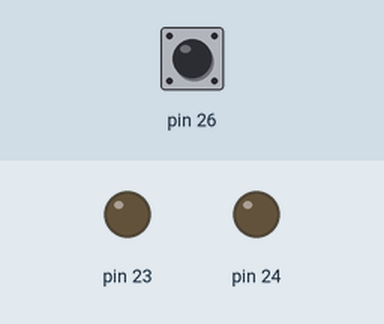
The program below on a simulated Arduino Mega 2560, built with avr-gcc and run on an emulated ATmega2560. On the bench: output pins drawn as LEDs (lit = HIGH). The test bench sets the inputs (shaded band); at power-on: pin 26 HIGH. Random numbers use the default seed unless the program sets one.

Above: at 1.2 s.
1.3 s: pin 26 pulled LOW for 1 s
At 1.54 s:
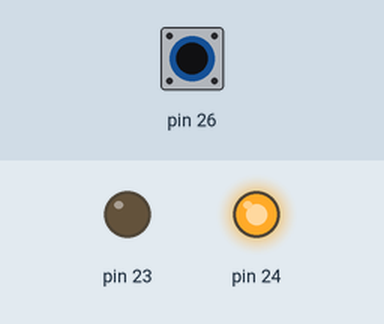
3.8 s: pin 26 pulled LOW for 3.2 s
At 4.04 s:
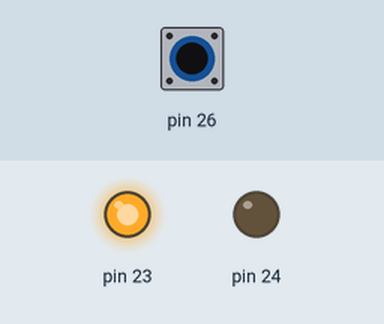
Timing chart, 0 to 8.5 s (numbered marks = the images above; inputs shaded):
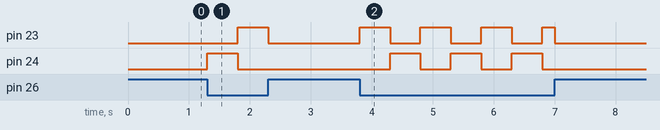

Measured:
- after the input at 1.3 s, pin 23: LOW → HIGH after 0.50 s, → LOW 0.50 s later; pin 24: LOW → HIGH at once, → LOW 0.50 s later
- after the input at 3.8 s, pin 23: goes 3 × (HIGH 0.50 s, LOW 0.50 s), HIGH 0.20 s, then LOW, starting at once; pin 24: alternates HIGH for 0.50 s and LOW for 0.50 s, 6 changes in all, then stays LOW, starting after 0.50 s

The program:

main.cpp
```cpp
#include <Arduino.h>

#include "flashOneLed.cpp"
#include "flashTwoLedsSwitch.cpp"
#include "flashTwoLedsSensors.cpp"
#include "turnOutSolinoidButton.cpp"
#include "turnOutSolinoidSwitch.cpp"
#include "singleThreeAspectSignal.cpp"
#include "fireLed.cpp"

/*
fireLed campFire;

void setup() {
    campFire.setLedPin1(22);
    campFire.setLedPin2(23);
    campFire.setLedPin3(24);
}

void loop() {
    campFire.loop();
}
*/

/*
flashOneLed flashLed;

void setup() {
    flashLed.setLedPin(22);
    flashLed.setOnDuration(500);    // Optional
    flashLed.setOffDuration(1000);  // Optional
}

void loop() {
    flashLed.loop();
}
*/


flashTwoLedsSwitch flashSwitch;

void setup() {
    flashSwitch.setLedPins(23, 24);
    flashSwitch.setSwitchPin(26);
    flashSwitch.setFlashDuration(500); // Optional
}

void loop() {
    flashSwitch.loop();
}


/*
flashTwoLedsSensors flashSensors;

void setup() {
    flashSensors.setLedPins(23, 24);
    flashSensors.setSensor1Pin(26);
    flashSensors.setSensor2Pin(0);       // Optional
    flashSensors.setSensor3Pin(0);       // Optional
    flashSensors.setSensor4Pin(0);       // Optional
    flashSensors.setFlashDuration(500);  // Optional
    flashSensors.setTurnOffDelay(2000);  // Optional
}

void loop() {
  flashSensors.loop();
}
*/

/*
turnOutSolinoidButton turnOutButton;

void setup() {
    turnOutButton.setLedPin(22);
    turnOutButton.setButtonPin(26);
    turnOutButton.setSolinoidPins(23,24);
}

void loop() {
    turnOutButton.loop();
}
*/

/*
turnOutSolinoidSwitch turnOutSwitch;

void setup() {
    turnOutSwitch.setLedPin(22);
    turnOutSwitch.setSwitchPin(26);
    turnOutSwitch.setSolinoidPins(23,24);
}

void loop() {
    turnOutSwitch.loop();
}
*/
```

threeAspect.cpp
```cpp
#include <Arduino.h>

class threeAspect
{

	int ledPinGreen;       // the number of the Green LED pin
    int ledPinYellow;      // the number of the Yellow LED pin
    int ledPinRed;         // the number of the Red LED pin

    int ledOn;             // to allow common anode or common cathode operation
    int ledOff;            // to allow common anode or common cathode operation

  public:

    threeAspect()
    {
        // Default this 3 aspect signal to common anode
        ledOn = LOW;
        ledOff = HIGH;
    }

    void setLedsCommonCathode() {
        ledOn = HIGH;
        ledOff = LOW;
    }

    void setPins(int _ledPinGreen,
                 int _ledPinYellow,
                 int _ledPinRed)
    {
        ledPinGreen = _ledPinGreen;
        pinMode(ledPinGreen, OUTPUT);
        ledPinYellow = _ledPinYellow;
        pinMode(ledPinYellow, OUTPUT);
        ledPinRed = _ledPinRed;
        pinMode(ledPinRed, OUTPUT);
        setGreen();
    }

    void setGreen()
    {
        digitalWrite(ledPinGreen, ledOn);
        digitalWrite(ledPinYellow, ledOff);
        digitalWrite(ledPinRed, ledOff);
    }

    void setYellow()
    {
        digitalWrite(ledPinGreen, ledOff);
        digitalWrite(ledPinYellow, ledOn);
        digitalWrite(ledPinRed, ledOff);
    }

    void setRed()
    {
        digitalWrite(ledPinGreen, ledOff);
        digitalWrite(ledPinYellow, ledOff);
        digitalWrite(ledPinRed, ledOn);
    }

    void setAllOff()
    {
        digitalWrite(ledPinGreen, ledOff);
        digitalWrite(ledPinYellow, ledOff);
        digitalWrite(ledPinRed, ledOff);
    }

};
```

twoAspect.cpp
```cpp
#include <Arduino.h>

class twoAspect
{

	int ledPinGreen;       // the number of the Green LED pin
    int ledPinRed;         // the number of the Red LED pin

    int ledOn;             // to allow common anode or common cathode operation
    int ledOff;            // to allow common anode or common cathode operation

  public:

    twoAspect()
    {
        // Default this 2 aspect signal to common anode
        ledOn = LOW;
        ledOff = HIGH;
    }

    void setLedsCommonCathode() {
        ledOn = HIGH;
        ledOff = LOW;
    }

    void setPins(int _ledPinGreen,
                 int _ledPinRed)
    {
        ledPinGreen = _ledPinGreen;
        pinMode(ledPinGreen, OUTPUT);
        ledPinRed = _ledPinRed;
        pinMode(ledPinRed, OUTPUT);
        setGreen();
    }

    void setGreen()
    {
        digitalWrite(ledPinGreen, ledOn);
        digitalWrite(ledPinRed, ledOff);
    }

    void setYellow()
    {
        digitalWrite(ledPinGreen, ledOff);
        digitalWrite(ledPinRed, ledOff);
    }

    void setRed()
    {
        digitalWrite(ledPinGreen, ledOff);
        digitalWrite(ledPinRed, ledOn);
    }

    void setAllOff()
    {
        digitalWrite(ledPinGreen, ledOff);
        digitalWrite(ledPinRed, ledOff);
    }

};
```

fireLed.cpp
```cpp
#include <Arduino.h>

// LED Fire Effect
// Wire up 3 LED's. Use 2 x Diffused Yellow and 1 x Diffused RED

class fireLed
{

    int ledPin1;
    int ledPin2;
    int ledPin3;

    unsigned long flickerTime;     // milliseconds of on-timeß
    unsigned long previousMillis;  // will store last time LED was updated

  public:

    fireLed()
    {
        flickerTime = 100;
        previousMillis = 0;
    }

    void setLedPin1(int _ledPin1)
    {
        ledPin1 = _ledPin1;
        pinMode(ledPin1, OUTPUT);
    }

    void setLedPin2(int _ledPin2)
    {
        ledPin2 = _ledPin2;
        pinMode(ledPin2, OUTPUT);
    }

    void setLedPin3(int _ledPin3)
    {
        ledPin3 = _ledPin3;
        pinMode(ledPin3, OUTPUT);
    }

    void loop() {

        // check to see if it's time to change the state of the LED
        unsigned long currentMillis = millis();

        if(currentMillis - previousMillis >= flickerTime) {

            analogWrite(ledPin1, random(120)+135);
            analogWrite(ledPin2, random(120)+135);
            analogWrite(ledPin3, random(120)+135);

            previousMillis = currentMillis;   // Remember the time
        }

    }

private:


};
```

flashOneLed.cpp
```cpp
#include <Arduino.h>

class flashOneLed
{

	int ledPin;               // the number of the LED pin
	unsigned long onTime;     // milliseconds of on-time
	unsigned long offTime;    // milliseconds of off-time

	int ledState;             	    // ledState used to set the LED
	unsigned long previousMillis;  	// will store last time LED was updated

  public:

    flashOneLed()
    {
        onTime = 500;
        offTime = 2000;

        ledState = LOW;
        previousMillis = 0;
    }

    void setLedPin(int _ledPin)
    {
        ledPin = _ledPin;
        pinMode(ledPin, OUTPUT);
    }

    void setOnDuration(int _onTime)
    {
        onTime = _onTime;
    }

    void setOffDuration(int _offTime)
    {
        offTime = _offTime;
    }

    void loop()
    {
        // check to see if it's time to change the state of the LED
        unsigned long currentMillis = millis();

        if((ledState == HIGH) && (currentMillis - previousMillis >= onTime))
        {
            swapLedState(currentMillis);
        }
        else if ((ledState == LOW) && (currentMillis - previousMillis >= offTime))
        {
            swapLedState(currentMillis);
        }
    }

private:

    void swapLedState(unsigned long currentMillis)
    {
        ledState = !(ledState);           // swap the LED state
        previousMillis = currentMillis;   // Remember the time
        digitalWrite(ledPin, ledState);	  // Update the actual LED
    }

};
```

flashTwoLedsSensors.cpp
```cpp
#include <Arduino.h>

class flashTwoLedsSensors
{

	int ledPin1;               // the number of the first LED pin
	int ledPin2;               // the number of the second LED pin
	int sensor1Pin;            // the number of the first sensor pin
	int sensor2Pin;            // the number of the second sensor pin
    int sensor3Pin;            // the number of the third sensor pin
    int sensor4Pin;            // the number of the fourth sensor pin
	unsigned long duration;    // milliseconds of duration to flash
    unsigned long delay;       // milliseconds of delay to end flashing

    int flashingState;
    int ledOneState;                        // which LED is currently on.
    int previousSensor1State;               // Allows tracking if the senor 1 state has changed
    int previousSensor2State;               // Allows tracking if the senor 2 state has changed
    int previousSensor3State;               // Allows tracking if the senor 3 state has changed
    int previousSensor4State;               // Allows tracking if the senor 4 state has changed
	unsigned long previousLedChangedMillis; // will store last time LED was toggled
    unsigned long flashLedsUntilMillis;     // will store last time LED was toggled

  public:

    flashTwoLedsSensors()
    {
        sensor2Pin = 0;
        sensor3Pin = 0;
        sensor4Pin = 0;
        duration = 500;
        delay = 2000;
        flashingState = LOW;
        ledOneState = HIGH;
        previousLedChangedMillis = 0;
        flashLedsUntilMillis = 0;
    }

    void setLedPins(int _ledPin1,
                    int _ledPin2)
    {
        ledPin1 = _ledPin1;
        ledPin2 = _ledPin2;
        pinMode(ledPin1, OUTPUT);
        pinMode(ledPin2, OUTPUT);
    }

    void setSensor1Pin(int _sensor1Pin)
    {
        sensor1Pin = _sensor1Pin;
        pinMode(sensor1Pin, INPUT_PULLUP);
        previousSensor1State = digitalRead(sensor1Pin);
    }

    void setSensor2Pin(int _sensor2Pin)
    {
        sensor2Pin = _sensor2Pin;
        if (sensor2Pin != 0){
            pinMode(sensor2Pin, INPUT_PULLUP);
            previousSensor2State = digitalRead(sensor2Pin);
        }
    }

    void setSensor3Pin(int _sensor3Pin)
    {
        sensor3Pin = _sensor3Pin;
        if (sensor3Pin != 0){
            pinMode(sensor3Pin, INPUT_PULLUP);
            previousSensor3State = digitalRead(sensor3Pin);
        }
    }

    void setSensor4Pin(int _sensor4Pin)
    {
        sensor4Pin = _sensor4Pin;
        if (sensor4Pin != 0){
            pinMode(sensor4Pin, INPUT_PULLUP);
            previousSensor4State = digitalRead(sensor4Pin);
        }
    }

    void setFlashDuration(unsigned long _duration)
    {
        duration = _duration;
    }

    void setTurnOffDelay(unsigned long _delay)
    {
        delay = _delay;
    }

    void loop()
    {
        unsigned long currentMillis = millis();

        int currentSensor1State = digitalRead(sensor1Pin);
        if (currentSensor1State == HIGH && previousSensor1State == LOW)
        {
            previousSensor1State = HIGH;
        }
        if (currentSensor1State == LOW && previousSensor1State == HIGH)
        {
            previousSensor1State = LOW;
            flashLedsUntilMillis =  currentMillis + delay;
        }

        if (sensor2Pin != 0){
            int currentSensor2State = digitalRead(sensor2Pin);
            if (currentSensor2State == HIGH && previousSensor2State == LOW)
            {
                previousSensor2State = HIGH;
            }
            if (currentSensor2State == LOW && previousSensor2State == HIGH)
            {
                previousSensor2State = LOW;
                flashLedsUntilMillis =  currentMillis + delay;
            }
        }

        if (sensor3Pin != 0){
            int currentSensor3State = digitalRead(sensor3Pin);
            if (currentSensor3State == HIGH && previousSensor3State == LOW)
            {
                previousSensor3State = HIGH;
            }
            if (currentSensor3State == LOW && previousSensor3State == HIGH)
            {
                previousSensor3State = LOW;
                flashLedsUntilMillis =  currentMillis + delay;
            }
        }

        if (sensor4Pin != 0){
            int currentSensor4State = digitalRead(sensor4Pin);
            if (currentSensor4State == HIGH && previousSensor4State == LOW)
            {
                previousSensor4State = HIGH;
            }
            if (currentSensor4State == LOW && previousSensor4State == HIGH)
            {
                previousSensor4State = LOW;
                flashLedsUntilMillis =  currentMillis + delay;
            }
        }

        if (currentMillis <= flashLedsUntilMillis)
        {
            // Keep the LEDs flashing
            if (currentMillis - previousLedChangedMillis >= duration)
            {
                if (ledOneState == HIGH)
                {
                    ledOneState = LOW;  // turn off first LED
                    digitalWrite(ledPin1, LOW);     // Update the actual LED1
                    digitalWrite(ledPin2, HIGH);    // Update the actual LED2
                }
                else if (ledOneState == LOW)
                {
                    ledOneState = HIGH;  // turn on First LED
                    digitalWrite(ledPin1, HIGH);    // Update the actual LED1
                    digitalWrite(ledPin2, LOW);     // Update the actual LED2
                }
                previousLedChangedMillis = currentMillis;  // Remember the time
            }
        }
        else
        {
            // Turn off both LEDs
            digitalWrite(ledPin1, LOW);     // Update the actual LED1
            digitalWrite(ledPin2, LOW);     // Update the actual LED2
        }
    }
};
```

flashTwoLedsSwitch.cpp
```cpp
#include <Arduino.h>

class flashTwoLedsSwitch
{

	int ledPin1;               // the number of the first LED pin
	int ledPin2;               // the number of the second LED pin
	int switchPin;             // the number of the button pin
	unsigned long duration;    // milliseconds of duration to flash

    int flashingState;
    int ledOneState;                 // which LED is currently on.
    int previousSwitchState;         // Allows tracking if the switch state has changed
    int previousSwitchDownMillis;    // Supports debouncing the press of the switch
    int previousSwitchUpMillis;      // Supports debouncing the release of the switch
	unsigned long previousMillis;    // will store last time LED was toggled

  public:

    flashTwoLedsSwitch()
    {
        duration = 500;
        flashingState = LOW;
        ledOneState = HIGH;
        previousSwitchState = HIGH;
        previousSwitchDownMillis = 0;
        previousSwitchUpMillis = 0;
        previousMillis = 0;
    }

    void setLedPins(int _ledPin1,
                    int _ledPin2)
    {
        ledPin1 = _ledPin1;
        ledPin2 = _ledPin2;
        pinMode(ledPin1, OUTPUT);
        pinMode(ledPin2, OUTPUT);
    }

    void setSwitchPin(int _switchPin)
    {
        switchPin = _switchPin;
        pinMode(switchPin, INPUT_PULLUP);
    }

    void setFlashDuration(unsigned long _duration)
    {
        duration = _duration;
    }

    void loop()
    {
        unsigned long currentMillis = millis();
        int currentButtonState = digitalRead(switchPin);

        // Ignore any additional changes after a switch change for 400 milliseconds - "debounce"
        if (currentMillis - previousSwitchDownMillis >= 400 && currentMillis - previousSwitchUpMillis >= 400 )
        {
            if (currentButtonState == HIGH && previousSwitchState == LOW)
            {
                previousSwitchState = HIGH;
                previousSwitchUpMillis = currentMillis;
                flashingState = LOW;
            }
            if (currentButtonState == LOW && previousSwitchState == HIGH)
            {
                previousSwitchState = LOW;
                previousSwitchDownMillis = currentMillis;
                flashingState = HIGH;
            }
        }

        if (flashingState == HIGH)
        {
            // Keep the LEDs flashing
            if (currentMillis - previousMillis >= duration)
            {
                if (ledOneState == HIGH)
                {
                    ledOneState = LOW;  // turn off first LED
                    digitalWrite(ledPin1, LOW);     // Update the actual LED1
                    digitalWrite(ledPin2, HIGH);    // Update the actual LED2
                }
                else if (ledOneState == LOW)
                {
                    ledOneState = HIGH;  // turn on First LED
                    digitalWrite(ledPin1, HIGH);    // Update the actual LED1
                    digitalWrite(ledPin2, LOW);     // Update the actual LED2
                }
                previousMillis = currentMillis;  // Remember the time
            }
        }
        else
        {
            // Turn off both LEDs
            digitalWrite(ledPin1, LOW);     // Update the actual LED1
            digitalWrite(ledPin2, LOW);     // Update the actual LED2
        }
    }
};
```

Source omitted: singleThreeAspectSignal.cpp (4023 bytes), turnOutSolinoidButton.cpp (3379 bytes), turnOutSolinoidSwitch.cpp (3521 bytes)
